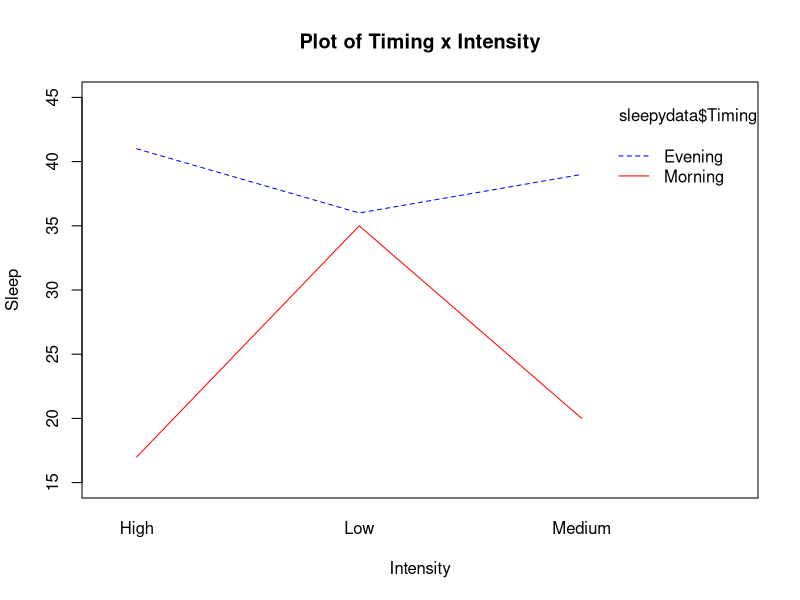
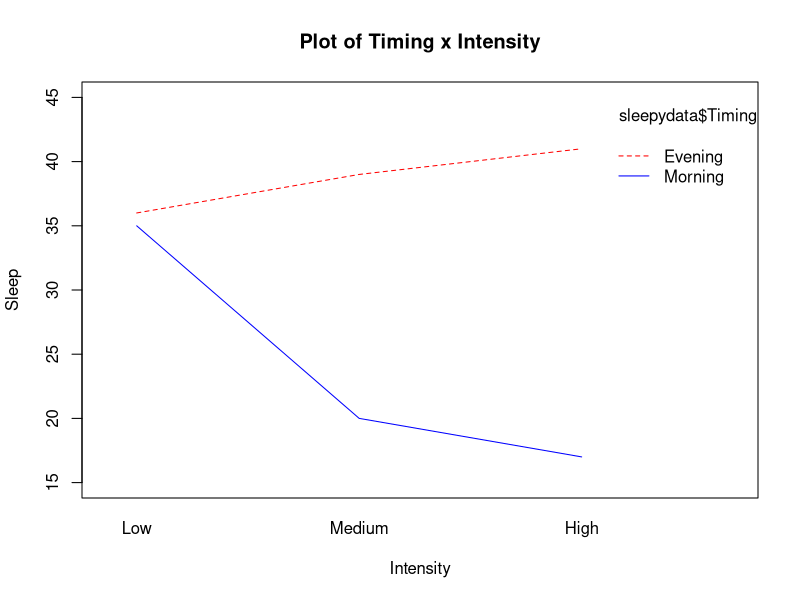
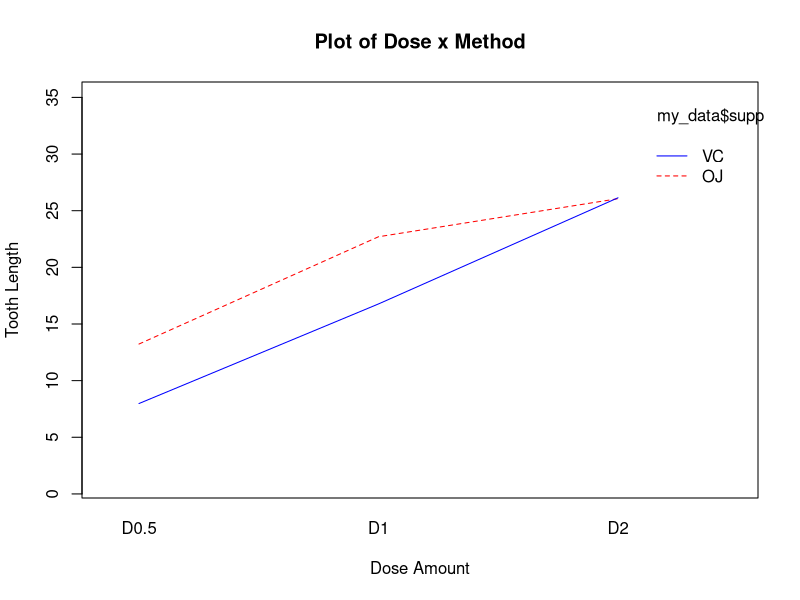
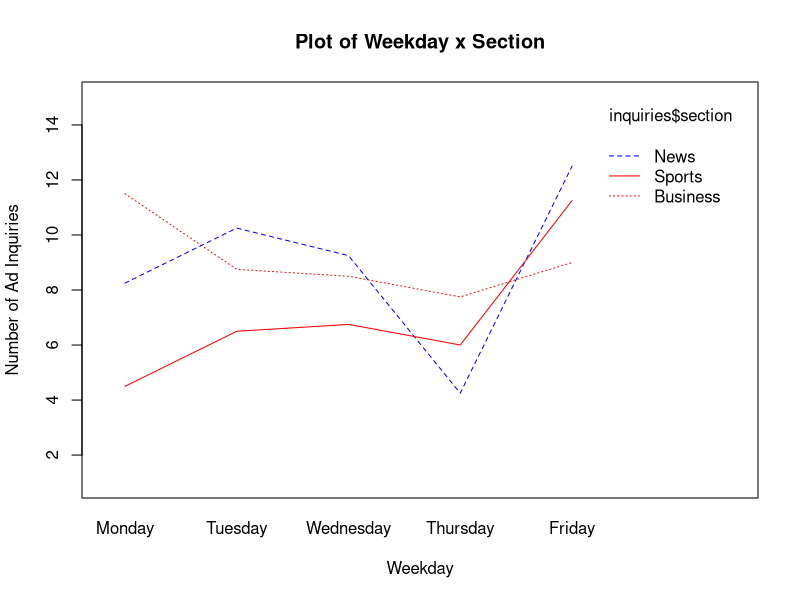

These charts were generated, in order, by the following R code:
## ---- chunk 1
#Enter the filepath to your working directory in the () below.
setwd()
## ---- chunk 2
#Let's look at the sleep data from async
sleepydata <- read.table("sleepdata.txt", header=T, sep="\t")

#The dependent variable is sleep. Timing is factor A and intensity is factor B. To represent the interaction we use a colon (:)

sleep.aov <- aov(Sleep ~ Timing + Intensity + Timing:Intensity, data=sleepydata)
summary(sleep.aov)
## ---- chunk 3
#Factor A, Factor B, DV

interaction.plot(sleepydata$Intensity, sleepydata$Timing, sleepydata$Sleep,
                 ylim=range(15,45), xlab="Intensity",
                 ylab="Sleep",
                 col=c("blue","red"), main="Plot of Timing x Intensity")
## ---- chunk 4

intensereorder <- factor(sleepydata$Intensity, levels=c("Low","Medium","High"))

#Now we will replace `Intensity` with the new `intensereorder`

interaction.plot(intensereorder, sleepydata$Timing,  sleepydata$Sleep,
                 ylim=range(15,45),xlab="Intensity",
                 ylab="Sleep",
                 col=c("red","blue"), main="Plot of Timing x Intensity")
## ---- chunk 5
#Subset with Morning exercisers only
sleep_AM <- subset(sleepydata, Timing == "Morning")

#Subest with Evening exercisers only 
sleep_PM <- subset(sleepydata, Timing == "Evening")

#View the datasets to make sure they're what we're expecting
head(sleep_AM)
head(sleep_PM)

## ---- chunk 6
#Sleep is still our dependent variable and now the only factor is intensity of exercise.

sleepAM.aov <- aov(Sleep~Intensity, data=sleep_AM)

summary(sleepAM.aov)
## ---- chunk 7
sleepPM.aov <- aov(Sleep~Intensity, data=sleep_PM)

summary(sleepPM.aov)
## ---- chunk 8
#Tukey will do a pairwise comparison of each of the means for low, medium, and high intensity
TukeyHSD(sleepAM.aov)

#Mean for SLEEP in the LOW intensity group within the SleepMorning data subset
mean(sleep_AM$Sleep[sleep_AM$Intensity=="Low"])

#Mean for SLEEP in the MEDIUM intensity group within the SleepMorning data subset
mean(sleep_AM$Sleep[sleep_AM$Intensity=="Medium"])

#Mean for SLEEP in the HIGH intensity group within the SleepMorning data subset
mean(sleep_AM$Sleep[sleep_AM$Intensity=="High"])
## ---- chunk 9
voting <- read.table("election.txt", header=T, sep="\t")
head(voting)

votes.aov <- aov(percent ~ county + party + county:party, data=voting)
summary(votes.aov)
## ---- chunk 10
my_data<-ToothGrowth
my_data$dose <- factor(my_data$dose, 
                  levels = c(0.5, 1, 2),
                  labels = c("D0.5", "D1", "D2"))

#This table shows the number of subjects in each group
table(my_data$supp, my_data$dose)
## ---- chunk 11
dosage.aov <- aov(len ~ supp + dose + supp:dose, data=my_data)
summary(dosage.aov)
## ---- chunk 12
dose.reordr <- factor(my_data$dose, levels=c("D0.5", "D1", "D2"))

interaction.plot(dose.reordr,  my_data$supp, my_data$len,
                 ylim=range(1,35),xlab="Dose Amount",
                 ylab="Tooth Length",
                 col=c("red","blue"), main="Plot of Dose x Method")
## ---- chunk 13
my_data_VC <- subset(my_data, supp == "VC")
my_data_OJ <- subset(my_data, supp == "OJ")

head(my_data_VC)
head(my_data_OJ)
## ---- chunk 14
data_VC.aov <- aov(len~dose, data=my_data_VC)
summary(data_VC.aov)
## ---- chunk 15
TukeyHSD(data_VC.aov)
## ---- chunk 16
data_OJ.aov <- aov(len~dose, data=my_data_OJ)
summary(data_OJ.aov)
## ---- chunk 17
TukeyHSD(data_OJ.aov)
## ---- chunk 18
inquiries <- read.table("ads.txt", header=T, sep="\t")

#NAMEOFANOVA <- aov(DV~FACTOR_A + FACTOR_B + INTERACTION_AxB, data=DATASETNAME)
ads.aov <- aov(inquiries ~ weekday + section + weekday:section, data=inquiries)
summary(ads.aov)
## ---- chunk 19
reorder2 <- factor(inquiries$weekday, levels=c("Monday","Tuesday","Wednesday","Thursday","Friday"))
interaction.plot(reorder2,  inquiries$section, inquiries$inquiries,
                 ylim=range(1,15),xlab="Weekday",
                 ylab="Number of Ad Inquiries",
                 col=c("red","blue"), main="Plot of Weekday x Section")
